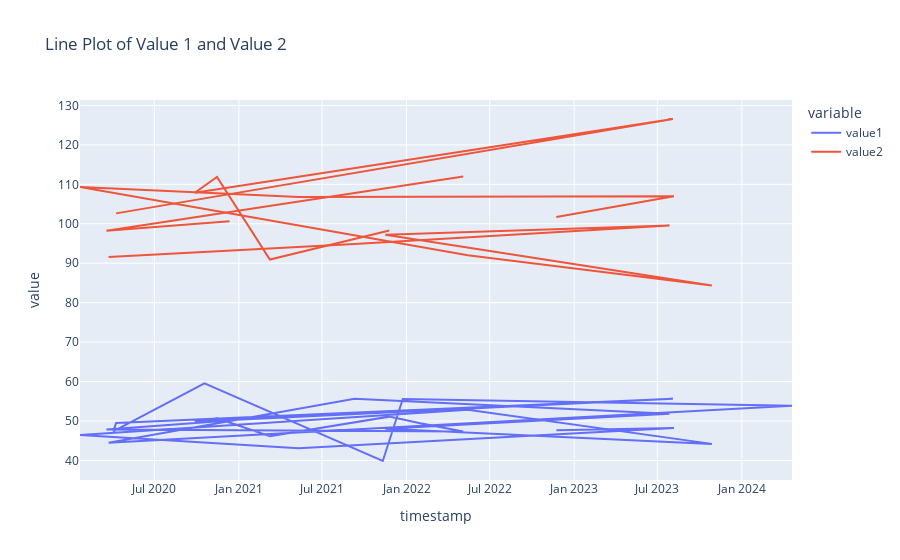
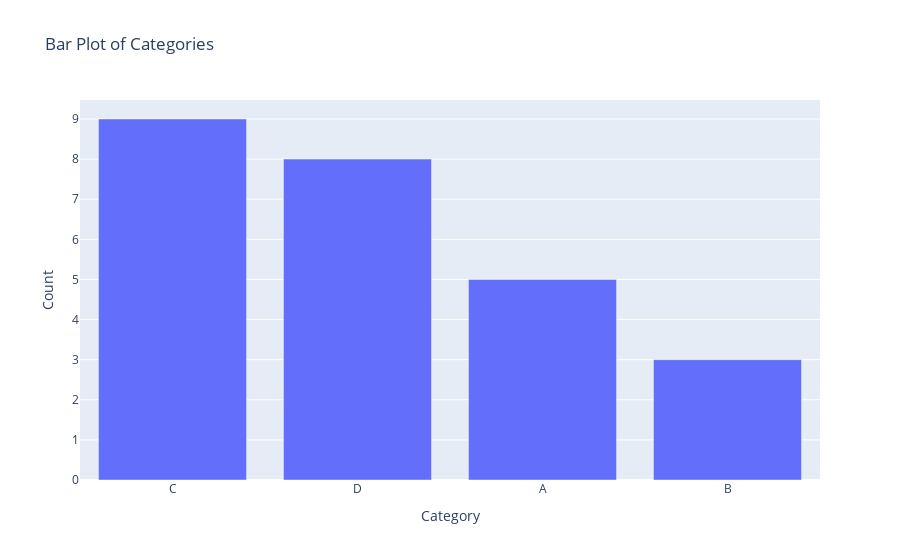
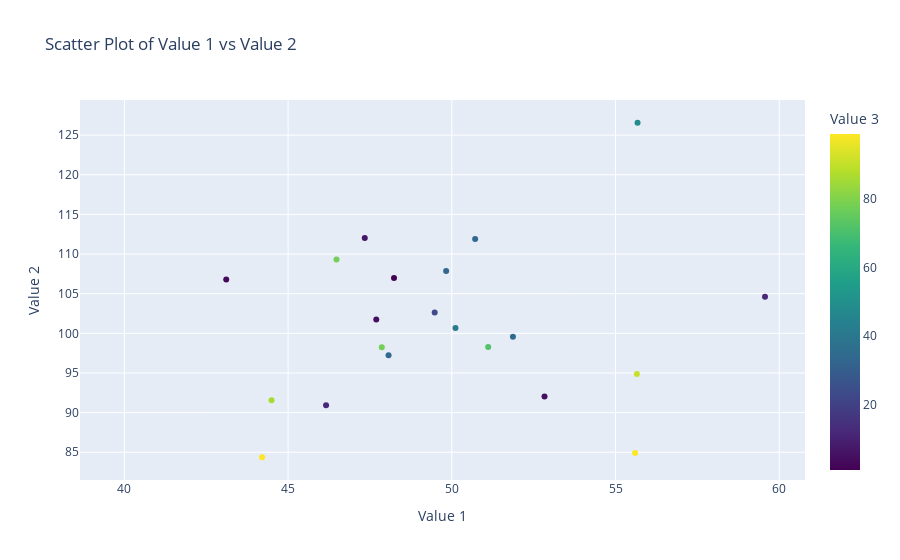
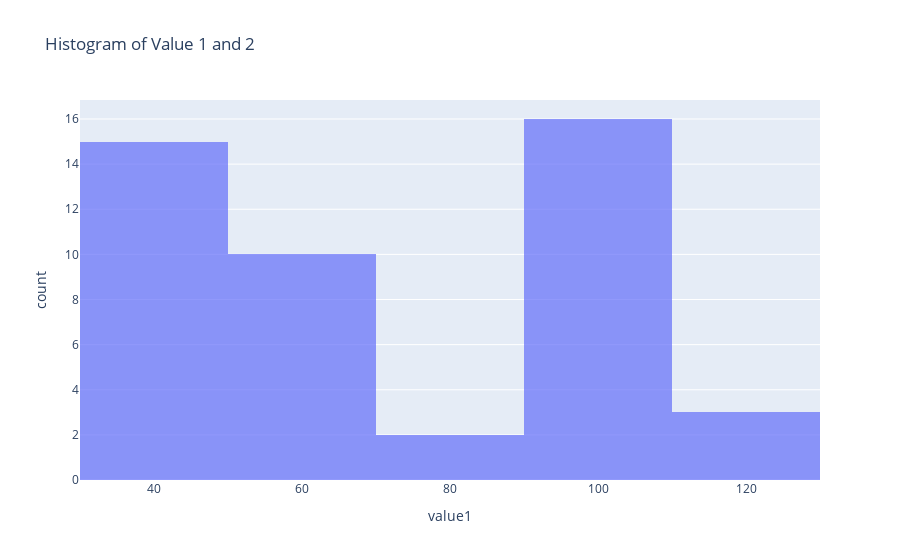

The cell these charts' notebook holds for them, in order:
### Code cell
import plotly.express as px

# Line Plot
fig = px.line(df, x='timestamp', y=['value1', 'value2'], labels={'value1': 'Value 1', 'value2': 'Value 2'}, title='Line Plot of Value 1 and Value 2')
fig.show()

# Bar Plot
category_counts = df['category'].value_counts().reset_index()
category_counts.columns = ['category', 'count']
fig = px.bar(category_counts, x='category', y='count', labels={'category': 'Category', 'count': 'Count'}, title='Bar Plot of Categories')
fig.show()

# Scatter Plot
fig = px.scatter(df, x='value1', y='value2', color='value3', color_continuous_scale='Viridis', labels={'value1': 'Value 1', 'value2': 'Value 2', 'value3': 'Value 3'}, title='Scatter Plot of Value 1 vs Value 2')
fig.show()


# Create separate histograms (adjust bin_centers if needed)
hist1 = px.histogram(df, x='value1', histfunc='count',  # Use 'count' for bin counts
                     title='Histogram of Value 1')
hist2 = px.histogram(df, x='value2', histfunc='count')

# Combine histograms and adjust layout
fig = hist1.update_traces(opacity=0.7)
fig.add_trace(hist2.data[0].update(opacity=0.7))
fig.update_layout(barmode='overlay', title='Histogram of Value 1 and 2')
fig.show()

### Figure 1 — Plotly figure (JSON) as saved in the notebook; plotly's stock layout.template omitted (floating-point values rounded to 4 significant figures)
{"data": [{"hovertemplate": "variable=value1<br>timestamp=%{x}<br>value=%{y}<extra></extra>", "legendgroup": "value1", "line": {"color": "#636efa", "dash": "solid"}, "marker": {"symbol": "circle"}, "mode": "lines", "name": "value1", "orientation": "v", "showlegend": true, "type": "scatter", "x": ["2020-12-11T21:26:47", "2020-03-18T16:56:13", "2022-05-04T11:40:21", "2022-01-30T20:27:37", "2021-11-24T11:47:57", "2021-03-09T12:42:06", "2020-11-14T10:35:38", "2020-09-27T02:37:44", "2023-08-03T20:46:17", "2020-04-08T17:53:19", "2020-04-02T13:50:30", "2020-10-18T02:25:25", "2021-11-10T06:49:44", "2021-12-23T20:27:13", "2024-04-19T02:01:17", "2020-03-23T10:39:55", "2021-09-09T18:24:34", "2023-07-27T09:39:54", "2021-11-15T21:14:38", "2023-10-27T15:27:14", "2022-05-14T07:24:09", "2020-01-21T04:34:57", "2021-05-11T01:03:40", "2023-08-06T00:24:49", "2022-11-23T02:55:03"], "xaxis": "x", "y": [50.11, 47.86, 47.34, 49.41, 51.11, 46.16, 50.71, 49.83, 55.67, 49.48, 47.37, 59.56, 39.87, 55.6, 53.9, 44.49, 55.65, 51.87, 48.07, 44.21, 52.83, 46.48, 43.11, 48.23, 47.69], "yaxis": "y"}, {"hovertemplate": "variable=value2<br>timestamp=%{x}<br>value=%{y}<extra></extra>", "legendgroup": "value2", "line": {"color": "#EF553B", "dash": "solid"}, "marker": {"symbol": "circle"}, "mode": "lines", "name": "value2", "orientation": "v", "showlegend": true, "type": "scatter", "x": ["2020-12-11T21:26:47", "2020-03-18T16:56:13", "2022-05-04T11:40:21", "2022-01-30T20:27:37", "2021-11-24T11:47:57", "2021-03-09T12:42:06", "2020-11-14T10:35:38", "2020-09-27T02:37:44", "2023-08-03T20:46:17", "2020-04-08T17:53:19", "2020-04-02T13:50:30", "2020-10-18T02:25:25", "2021-11-10T06:49:44", "2021-12-23T20:27:13", "2024-04-19T02:01:17", "2020-03-23T10:39:55", "2021-09-09T18:24:34", "2023-07-27T09:39:54", "2021-11-15T21:14:38", "2023-10-27T15:27:14", "2022-05-14T07:24:09", "2020-01-21T04:34:57", "2021-05-11T01:03:40", "2023-08-06T00:24:49", "2022-11-23T02:55:03"], "xaxis": "x", "y": [100.7, 98.24, 112.0, null, 98.28, 90.93, 111.9, 107.9, 126.6, 102.6, null, 104.6, null, 84.9, null, 91.57, 94.87, 99.56, 97.25, 84.37, 92.04, 109.3, 106.8, 107.0, 101.7], "yaxis": "y"}], "layout": {"legend": {"title": {"text": "variable"}, "tracegroupgap": 0}, "title": {"text": "Line Plot of Value 1 and Value 2"}, "xaxis": {"anchor": "y", "domain": [0, 1], "title": {"text": "timestamp"}}, "yaxis": {"anchor": "x", "domain": [0, 1], "title": {"text": "value"}}}}

### Figure 2 — Plotly figure (JSON) as saved in the notebook; plotly's stock layout.template omitted (floating-point values rounded to 4 significant figures)
{"data": [{"alignmentgroup": "True", "hovertemplate": "Category=%{x}<br>Count=%{y}<extra></extra>", "legendgroup": "", "marker": {"color": "#636efa", "pattern": {"shape": ""}}, "name": "", "offsetgroup": "", "orientation": "v", "showlegend": false, "textposition": "auto", "type": "bar", "x": ["C", "D", "A", "B"], "xaxis": "x", "y": [9, 8, 5, 3], "yaxis": "y"}], "layout": {"barmode": "relative", "legend": {"tracegroupgap": 0}, "title": {"text": "Bar Plot of Categories"}, "xaxis": {"anchor": "y", "domain": [0, 1], "title": {"text": "Category"}}, "yaxis": {"anchor": "x", "domain": [0, 1], "title": {"text": "Count"}}}}

### Figure 3 — Plotly figure (JSON) as saved in the notebook; plotly's stock layout.template omitted (floating-point values rounded to 4 significant figures)
{"data": [{"hovertemplate": "Value 1=%{x}<br>Value 2=%{y}<br>Value 3=%{marker.color}<extra></extra>", "legendgroup": "", "marker": {"color": [41, 78, 7, 73, 72, 12, 34, 33, 48, 23, 62, 12, 23, 99, 44, 86, 91, 35, 34, 99, 5, 78, 3, 1, 5], "coloraxis": "coloraxis", "symbol": "circle"}, "mode": "markers", "name": "", "orientation": "v", "showlegend": false, "type": "scatter", "x": [50.11, 47.86, 47.34, 49.41, 51.11, 46.16, 50.71, 49.83, 55.67, 49.48, 47.37, 59.56, 39.87, 55.6, 53.9, 44.49, 55.65, 51.87, 48.07, 44.21, 52.83, 46.48, 43.11, 48.23, 47.69], "xaxis": "x", "y": [100.7, 98.24, 112.0, null, 98.28, 90.93, 111.9, 107.9, 126.6, 102.6, null, 104.6, null, 84.9, null, 91.57, 94.87, 99.56, 97.25, 84.37, 92.04, 109.3, 106.8, 107.0, 101.7], "yaxis": "y"}], "layout": {"coloraxis": {"colorbar": {"title": {"text": "Value 3"}}, "colorscale": [[0, "#440154"], [0.1111, "#482878"], [0.2222, "#3e4989"], [0.3333, "#31688e"], [0.4444, "#26828e"], [0.5556, "#1f9e89"], [0.6667, "#35b779"], [0.7778, "#6ece58"], [0.8889, "#b5de2b"], [1, "#fde725"]]}, "legend": {"tracegroupgap": 0}, "title": {"text": "Scatter Plot of Value 1 vs Value 2"}, "xaxis": {"anchor": "y", "domain": [0, 1], "title": {"text": "Value 1"}}, "yaxis": {"anchor": "x", "domain": [0, 1], "title": {"text": "Value 2"}}}}

### Figure 4 — Plotly figure (JSON) as saved in the notebook; plotly's stock layout.template omitted (floating-point values rounded to 4 significant figures)
{"data": [{"alignmentgroup": "True", "bingroup": "x", "histfunc": "count", "hovertemplate": "value1=%{x}<br>count=%{y}<extra></extra>", "legendgroup": "", "marker": {"color": "#636efa", "pattern": {"shape": ""}}, "name": "", "offsetgroup": "", "opacity": 0.7, "orientation": "v", "showlegend": false, "type": "histogram", "x": [50.11, 47.86, 47.34, 49.41, 51.11, 46.16, 50.71, 49.83, 55.67, 49.48, 47.37, 59.56, 39.87, 55.6, 53.9, 44.49, 55.65, 51.87, 48.07, 44.21, 52.83, 46.48, 43.11, 48.23, 47.69], "xaxis": "x", "yaxis": "y"}, {"alignmentgroup": "True", "bingroup": "x", "histfunc": "count", "hovertemplate": "value2=%{x}<br>count=%{y}<extra></extra>", "legendgroup": "", "marker": {"color": "#636efa", "pattern": {"shape": ""}}, "name": "", "offsetgroup": "", "opacity": 0.7, "orientation": "v", "showlegend": false, "type": "histogram", "x": [100.7, 98.24, 112.0, null, 98.28, 90.93, 111.9, 107.9, 126.6, 102.6, null, 104.6, null, 84.9, null, 91.57, 94.87, 99.56, 97.25, 84.37, 92.04, 109.3, 106.8, 107.0, 101.7], "xaxis": "x", "yaxis": "y"}], "layout": {"barmode": "overlay", "legend": {"tracegroupgap": 0}, "title": {"text": "Histogram of Value 1 and 2"}, "xaxis": {"anchor": "y", "domain": [0, 1], "title": {"text": "value1"}}, "yaxis": {"anchor": "x", "domain": [0, 1], "title": {"text": "count"}}}}
